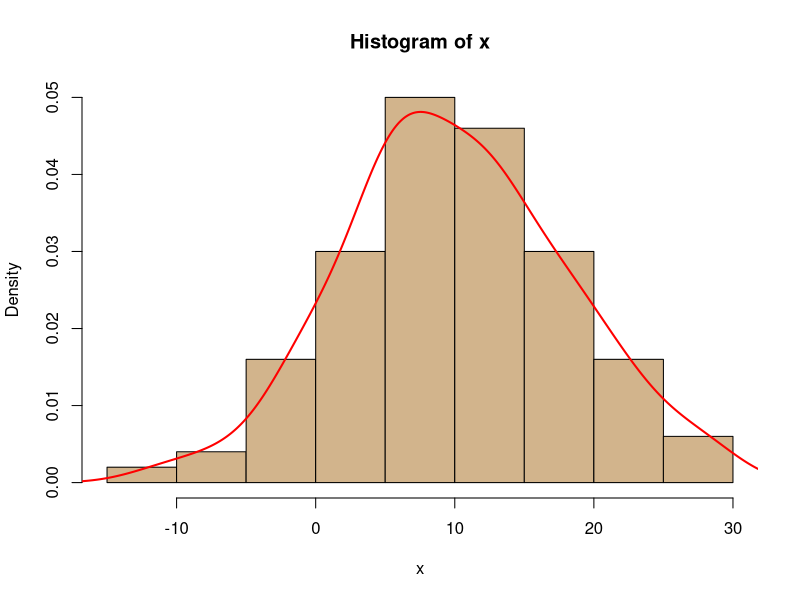
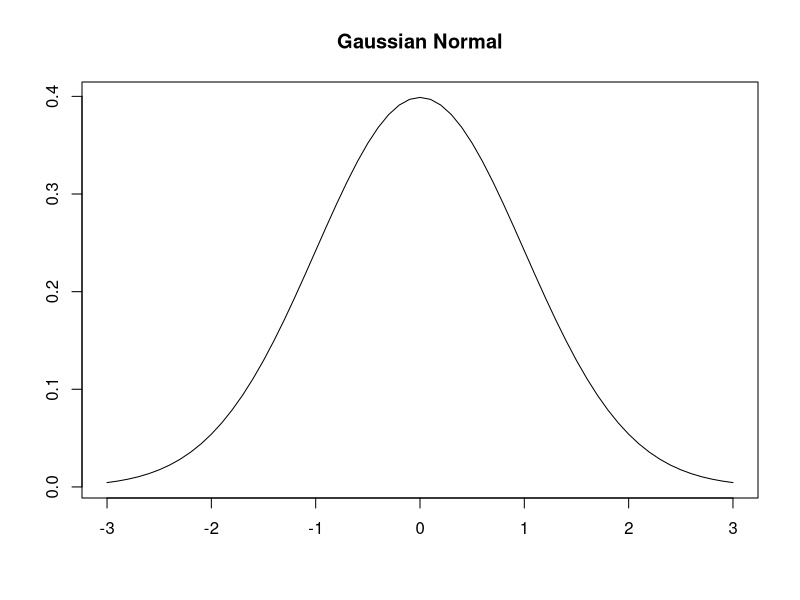
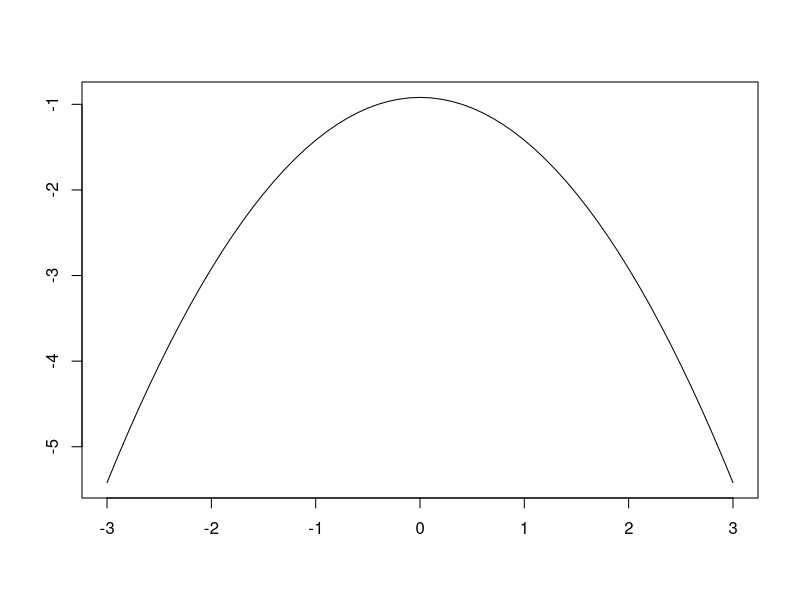
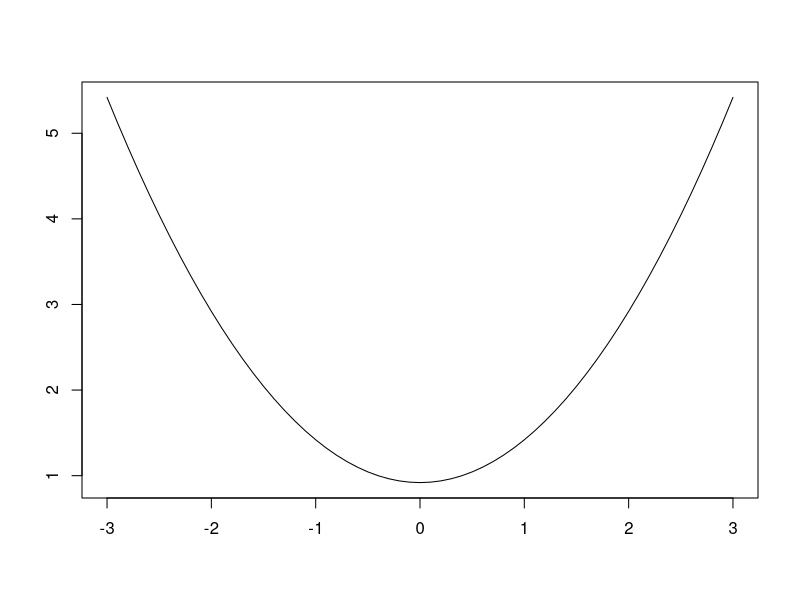
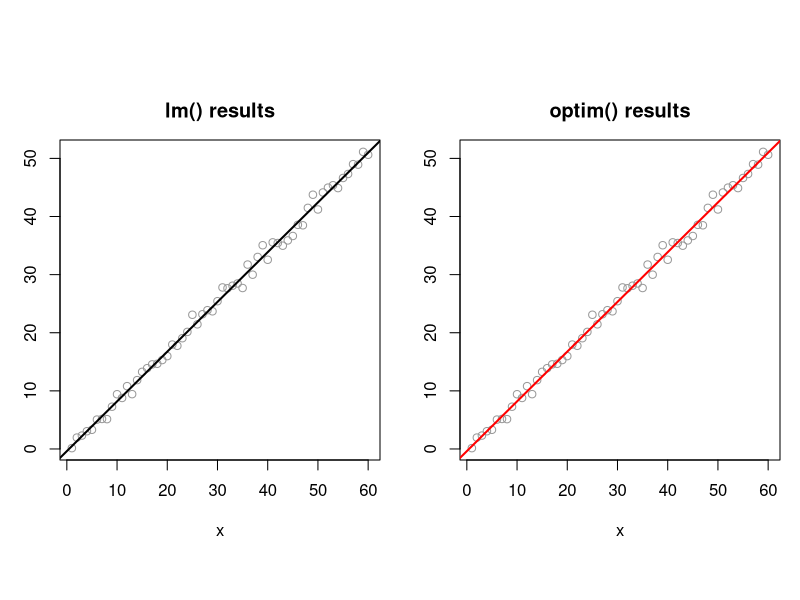

Source code (R) for these figures, in order:
## ---- chunk 1
library(stats4)
library(MASS)
xpoisson=rpois(n=300, lambda=2)
## ---- chunk 2
lpoisson=function(mu)
{
n=length(xpoisson)
x=xpoisson
for (i in 1:n){
lnlikeli=(n*mu-sum(x)*log(mu)+sum(log(factorial(x))))
}
return(lnlikeli)
}
estpoisson=mle(minuslogl=lpoisson, start=list(mu=2))
summary(estpoisson)
## ---- chunk 3
lpoisson = function(mu) {
  x = xpoisson
  n = length(x)
  ll = n*mu-sum(x)*log(mu)+sum(log(factorial(x)))
  return(-ll)
}
estpoisson = mle(minuslogl = lpoisson, start = list(mu = 2), method = "Brent", lower = 0.0001, upper = 10)
summary(estpoisson)
## ---- chunk 4
#Estimasi parameter distribusi normal
set.seed(123) # for consistency set the seed explicitly.
#first simulate some normal data with expected mean of 0 and sd of 1
x = rnorm(100)
# scale the data the way that we would like
x = x/sd(x) * 8 # sd of 8
x = x-mean(x) + 10 # mean of 10
c('mean'=mean(x),'sd'=sd(x)) # double check
## ---- chunk 5
# histogram (in the fashion of SPSS)
hist(x, freq=FALSE,col='tan')
lines(density(x),col='red',lwd=2)

## ---- chunk 6
#Since these data are drawn from a Normal distribution,
#we will use the Gaussian Normal distribution function for fitting

# specify the single value normal probability function
norm_lik = function(x, m, s){
  y = 1/sqrt(2*pi*s^2)*exp((-1/(2*s^2))*(x-m)^2)
}
# and plot it just to make sure
plot(seq(-3,3,.1),sapply(seq(-3,3,.1),FUN=norm_lik,m=0,s=1),type='l',
     ylab='',xlab='', main='Gaussian Normal')
## ---- chunk 7
#create a likelihood function for normal distribution
llik = function(x,par){
    m=par[1]
    s=par[2]
    n=length(x)
    # log of the normal likelihood
    # -n/2 * log(2*pi*s^2) + (-1/(2*s^2)) * sum((x-m)^2)
    ll = -(n/2)*(log(2*pi*s^2)) + (-1/(2*s^2)) * sum((x-m)^2)
    # return the negative to maximize rather than minimize
    return(-ll)
  }

# log likelihood curve
plot(seq(-3,3,.1),-1*sapply(seq(-3,3,.1),FUN=llik,par=c(0,1)),type='l',
     ylab='',xlab='')  
## ---- chunk 8
# negative log likelihood curve
# just to see what the funciton produces we can plot it.
plot(seq(-3,3,.1),sapply(seq(-3,3,.1),FUN=llik,par=c(0,1)),type='l',
     ylab='',xlab='')
## ---- chunk 9
# call optim with the starting values 'par',
# the function (here 'llik'),
# and the observations 'x'
res0 = optim(par=c(.5,.5), llik, x=x)

library(knitr)
print(kable(
  cbind('direct'=c('mean'=mean(x),'sd'=sd(x)),
        'optim'=res0$par),digits=3))
## ---- chunk 10
#Estimasi parameter regresi
# our totally made up data
MomEd = c(0, 1, 3, 4) #mom's education
CGPA = c(3.0, 3.2, 3.3, 3.7) #children's GPA
# fit a linear model
coef(lm(CGPA ~ MomEd)->lm0)


## ---- chunk 11
# sum of squares function
SS_min = function(data,par){
  b0=par[1]
  b1=par[2]
  loss = with(data, sum((b0+b1*x - y)^2))
  return(loss)
}
# data on mom's ed and Children GPA from above
dat=data.frame(x=MomEd,y=CGPA)
# min resid sum of squares
res1a = optim(par=c(.5,.5),SS_min, data=dat)
# direct comparison
print(kable(cbind('lm()'=coef(lm0),'SS_min'=res1a$par),digits=4))
## ---- chunk 12
# slope effect
b1 = .85
# simulated data
x = 1:60
dat = data.frame(x=x,y=(x*b1)+rnorm(60))
# from the lm() function
lm1 = lm(y~x, data=dat)
lm1
## ---- chunk 13
# different start values
res1 = optim(par=c(.01,1),SS_min, data=dat)
res1$par
## ---- chunk 14
op=par(mfrow=c(1,2),mar=c(3,3,3,1),pty='s')
# scatterplot
with(dat,plot(x,y,col='grey60',main='lm() results'))
# regression line from lm()
abline(lm1,lwd=2)
with(dat,plot(x,y,col='grey60',main='optim() results'))
# from the Min SS
abline(res1$par[1],res1$par[2],col='red',lty=1,lwd=2)
## ---- chunk 15
#Latihan soal
## ---- chunk 16
library(stats4)
library(MASS)
## ---- chunk 17
set.seed(123)
n <- 10 
m <- 100
p_true <- 0.5
k <- rbinom(m, size = n, prob = p_true)

#Pertama kita mengambil sample terlebih dahulu menggunakan rbinom dengan n=10, m=100 dan pwluang sukseknya = 0.5

llik_binom <- function(par) {
  p <- par[1]
  size <- n 
  ll <- sum(lchoose(size, k)) + (sum(k) * log(p)) + (sum(size - k) * log(1 - p)) #ini adalah fungsi log likelihood dari pmf distribusi binomial
  return(-ll)
}

#Lalu kita mengiterasikan untuk menghitung nilai negatif parameter dari distribusi binomial yang memiliki satu parameter yaitu p yang berdasarkan sample acak k dan perulangan binomial sebanyak n

res_binom <- optim(par = c(0.5), fn = llik_binom, method = "Brent", lower = 0.0001, upper = 0.9999)

#Di sini kita mencari nilai estimasi parameter p untuk distribusi binomial menggunakan metode MLE dengan fungsi optim() yang digunakan untuk mencari nilai minimum dari fungsi netaif log (llik_binom). 

cat("Estimasi MLE untuk p =", res_binom$par, "\n")

## ---- chunk 18
set.seed(123)
n <- 100
alpha <- 2
lambda <- 1
x <- rgamma(n, shape = alpha, rate = lambda)

#Pertama kita ambil sampel acak x  dari distrubusi gamma dengan jumlah sample 100, alpha 2 dan lambda 1. 

llik_gamma <- function(par) {
  alpha <- par[1]
  lambda <- par[2]
  # Fungsi ini menerima dua parameter yaitu alpha dan lambda. 
  
  if (alpha <= 0 || lambda <= 0) return(Inf)
  n <- length(x)
  ll <- n * alpha * log(lambda) - n * lgamma(alpha) +
        (alpha - 1) * sum(log(x)) - lambda * sum(x)
# ini adalah fungsi log likelihoodnya
# Log(α,λ)= ∑[αlog(λ)−logΓ(α)+(α−1)log(xi)−λxi]
# logL(α,λ∣x)=nαlog(λ)−nlogΓ(α)+(α−1)∑logxi−λ∑xi

  return(-ll)
}
#Di sini kita membuat fungsi loglikelihood negatif dari distribusi gamma. 

res_gamma <- optim(par = c(1, 1), fn = llik_gamma, method = "L-BFGS-B",
                   lower = c(0.0001, 0.0001), upper = c(Inf, Inf))
# ini merupakan fungsi digunakan untuk meminimalkan fungsi neatif likelihood sehingga hsail yang didapatkan adalah maksismal

cat("Estimasi MLE untuk alpha =", res_gamma$par[1], "\n")
cat("Estimasi MLE untuk lambda =", res_gamma$par[2], "\n")


## ---- chunk 19
set.seed(123)

xm <- 1               
alpha_true <- 3       
n <- 95
x <- xm / runif(n)^(1 / alpha_true)
#Pertama kita mengambil sampel acak dari distribusi pareto dimana kita set xm(nilai minimum) sebesar satu dan kita set parameter alfa bernilai 3. 

llik_pareto <- function(par) {
  alpha <- par[1]
  
  if (alpha <= 0) return(Inf)
  if (any(x < xm)) return(Inf)
  
  n <- length(x)
  ll <- n * log(alpha) + n * alpha * log(xm) - (alpha + 1) * sum(log(x))
  # log likehoodnya 
  #∑[log(α)+αlog(xm)−(α+1)log(xi)]
  #nlog(α)+nαlog(xm)−(α+1)∑log(xi)
  
  return(-ll)  
}
#Lalu kita membuat fungsi negatif log likelihood distribusi pareto dengan parameter alfa. disini kita beri syarat jika alpha bernilai negatif maka akan dikembalikan inf karena alpha harus bernilai positif. Dan unutk nilai x yang kurang adri nilai xm maka akan dikembalikan inf karena distribusi pareto hanya menerima x yang bernilai lebih besar dari nilai xm

res_pareto <- optim(par = c(1), fn = llik_pareto, method = "Brent",
                    lower = 0.0001, upper = 100)

#Disni ita melakukan estimasi fungsi negatif likelihood dengan menggunakan metode MLE untuk mendapatkan nilai maximum

cat("Estimasi MLE untuk alpha =", res_pareto$par, "\n")

